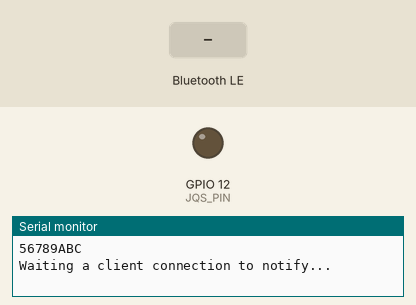
This sketch was run on a simulated ESP32. Shown: output pins drawn as LEDs (lit = HIGH), the last lines printed to the serial monitor. The inputs (shaded band) are chosen by the test bench. Nothing arrives over Bluetooth unless stated; a phone connects over Bluetooth LE 3 s after start.

Above: at 1.2 s.
1.3 s: Bluetooth LE write "GREEN" received
At 2.5 s:
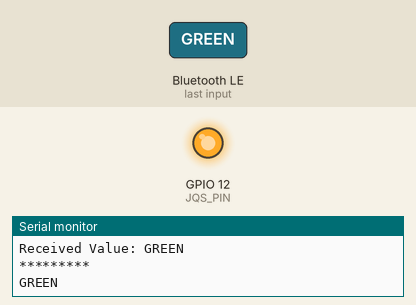
4.5 s: Bluetooth LE write "BLUE" received
At 4.9 s:
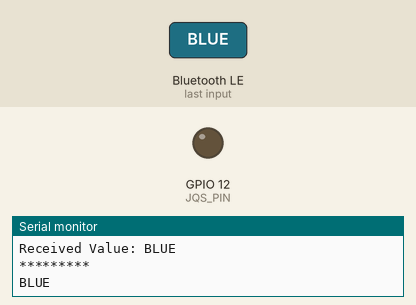
Timing chart, 0 to 7.5 s (numbered marks = the images above; inputs shaded):
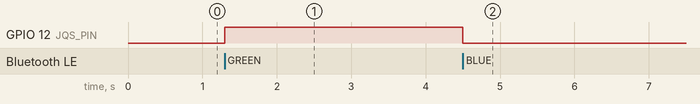

Measured:
- after the input at 1.3 s, GPIO 12 (JQS_PIN): LOW → HIGH at once
- after the input at 4.5 s, GPIO 12 (JQS_PIN): HIGH → LOW at once

The sketch:

BLE_uart.ino
```cpp
#include <BLEDevice.h>
#include <BLEServer.h>
#include <BLEUtils.h>
#include <BLE2902.h>

BLEServer *pServer = NULL;
BLECharacteristic *pTxCharacteristic;
bool deviceConnected = false;
bool oldDeviceConnected = false;
uint8_t txValue = 0;

// 继电器IN的输入口
#define JQS_PIN 12

//String chipId;
// See the following for generating UUIDs:
// https://www.uuidgenerator.net/

#define SERVICE_UUID "6E400001-B5A3-F393-E0A9-E50E24DCCA9E"  // UART service UUID
#define CHARACTERISTIC_UUID_RX "6E400002-B5A3-F393-E0A9-E50E24DCCA9E"
#define CHARACTERISTIC_UUID_TX "6E400003-B5A3-F393-E0A9-E50E24DCCA9E"


class MyServerCallbacks : public BLEServerCallbacks {
  void onConnect(BLEServer *pServer) {
    deviceConnected = true;
    Serial.println("onConnect");
  };

  void onDisconnect(BLEServer *pServer) {
    deviceConnected = false;
    Serial.println("onDisconnect");
  }
};
String resStr;
String chipId;
class MyCallbacks : public BLECharacteristicCallbacks {
  void onWrite(BLECharacteristic *pCharacteristic) {
    std::string rxValue = pCharacteristic->getValue();
    Serial.println("onWrite");
    if (rxValue.length() > 0) {
      Serial.println("*********");
      Serial.print("Received Value: ");
      for (int i = 0; i < rxValue.length(); i++) {
        Serial.print(rxValue[i]);
        resStr += rxValue[i];
      }
      Serial.println();
      Serial.println("*********");
      if (resStr == "getid") {
        pTxCharacteristic->setValue(chipId.c_str());
        pTxCharacteristic->notify();
      } else if (resStr == "GREEN") {
        Serial.println("GREEN");
        digitalWrite(JQS_PIN, HIGH);
      } else if (resStr == "BLUE") {
        Serial.println("BLUE");
        digitalWrite(JQS_PIN, LOW);
      }
      resStr = "";
    }
  }
};


void setup() {
  Serial.begin(115200);
  pinMode(JQS_PIN, OUTPUT);
  chipId = String((uint32_t)ESP.getEfuseMac(), HEX);
  chipId.toUpperCase();
  Serial.println(chipId);
  // Create the BLE Device
  BLEDevice::init("UART Service");

  // Create the BLE Server
  pServer = BLEDevice::createServer();
  pServer->setCallbacks(new MyServerCallbacks());

  // Create the BLE Service
  BLEService *pService = pServer->createService(SERVICE_UUID);

  // Create a BLE Characteristic
  pTxCharacteristic = pService->createCharacteristic(
    CHARACTERISTIC_UUID_TX,
    BLECharacteristic::PROPERTY_NOTIFY);

  pTxCharacteristic->addDescriptor(new BLE2902());

  BLECharacteristic *pRxCharacteristic = pService->createCharacteristic(
    CHARACTERISTIC_UUID_RX,
    BLECharacteristic::PROPERTY_WRITE);

  pRxCharacteristic->setCallbacks(new MyCallbacks());

  // Start the service
  pService->start();

  // Start advertising
  // pServer->getAdvertising()->start();

  BLEAdvertising *pAdvertising = BLEDevice::getAdvertising();
  pAdvertising->addServiceUUID(SERVICE_UUID);
  pAdvertising->setScanResponse(true);
  pAdvertising->setMinPreferred(0x06);  // functions that help with iPhone connections issue
  pAdvertising->setMinPreferred(0x12);
  BLEDevice::startAdvertising();

  Serial.println("Waiting a client connection to notify...");
}
String readString;
void loop() {

  if (deviceConnected) {
    //        pTxCharacteristic->setValue(&txValue, 1);
    //        pTxCharacteristic->notify();
    //        txValue++;
    //    delay(10); // bluetooth stack will go into congestion, if too many packets are sent
  }
  while (Serial.available() > 0) {
    if (deviceConnected) {
      delay(3);
      readString += Serial.read();
      pTxCharacteristic->setValue(chipId.c_str());
      //      pTxCharacteristic->setValue((uint32_t)ESP.getEfuseMac());
      pTxCharacteristic->notify();
      Serial.println(chipId);
    }
  }
  // disconnecting
  if (!deviceConnected && oldDeviceConnected) {
    delay(500);                   // give the bluetooth stack the chance to get things ready
    pServer->startAdvertising();  // restart advertising
    Serial.println("start advertising");
    oldDeviceConnected = deviceConnected;
  }
  // connecting
  if (deviceConnected && !oldDeviceConnected) {
    // do stuff here on connecting
    oldDeviceConnected = deviceConnected;
  }
}
```
